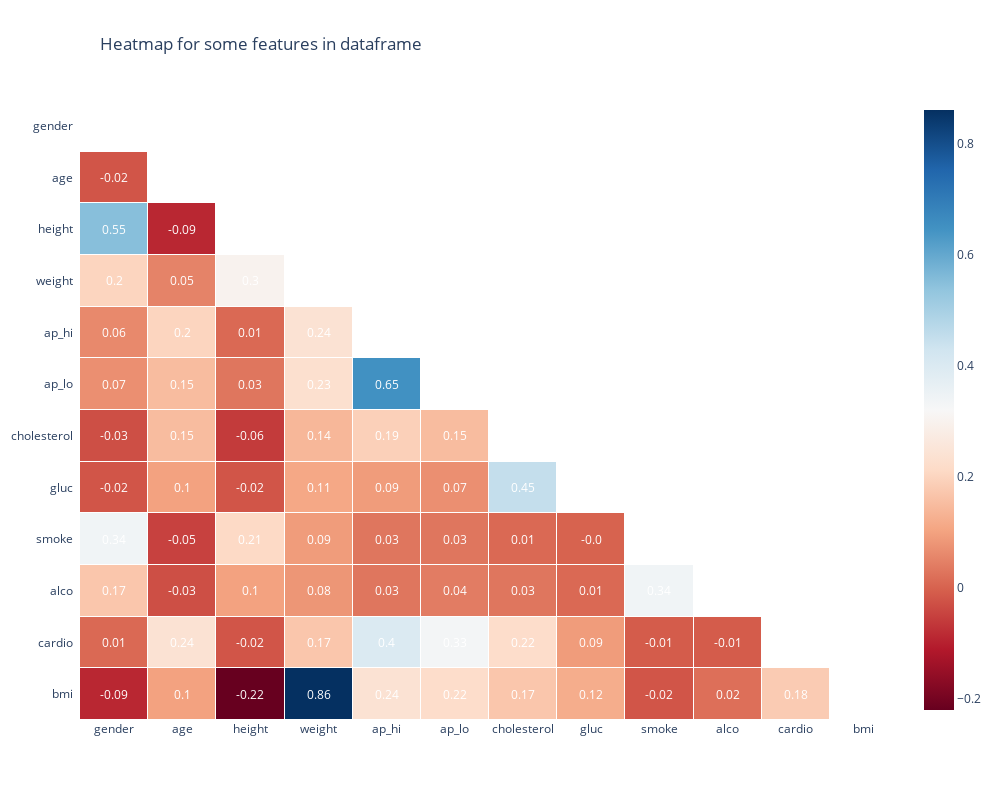

Notebook cell for this chart:
### Code cell
import numpy as np
import plotly.figure_factory as ff

columns = ['gender', 'age', 'height', 'weight', 'ap_hi', 'ap_lo', 'cholesterol', 'gluc', 'smoke', 'alco', 'cardio', 'bmi']

corr = cardio_dataset[columns].corr().round(2)
mask = np.triu(np.ones_like(corr, dtype=bool))
df_mask = corr.mask(mask)

fig = ff.create_annotated_heatmap(z=df_mask.to_numpy(), 
                                  x=df_mask.columns.tolist(),
                                  y=df_mask.columns.tolist(),
                                  colorscale=px.colors.diverging.RdBu,
                                  showscale=True, ygap=1, xgap=1
                                 )

fig.update_xaxes(side="bottom")

fig.update_layout(
    title_text='Heatmap for some features in dataframe', 
    title_x=0.1, 
    width=1000, 
    height=800,
    xaxis_showgrid=False,
    yaxis_showgrid=False,
    xaxis_zeroline=False,
    yaxis_zeroline=False,
    yaxis_autorange='reversed',
    template='plotly_white'
)

fig.show()

### Figure 1 — Plotly figure (JSON) as saved in the notebook; plotly's stock layout.template omitted (floating-point values rounded to 4 significant figures; data arrays with more than 128 entries replaced by an {"elided": "..."} marker saying what was removed)
{"data": [{"colorscale": [[0, "rgb(103,0,31)"], [0.1, "rgb(178,24,43)"], [0.2, "rgb(214,96,77)"], [0.3, "rgb(244,165,130)"], [0.4, "rgb(253,219,199)"], [0.5, "rgb(247,247,247)"], [0.6, "rgb(209,229,240)"], [0.7, "rgb(146,197,222)"], [0.8, "rgb(67,147,195)"], [0.9, "rgb(33,102,172)"], [1, "rgb(5,48,97)"]], "reversescale": false, "showscale": true, "type": "heatmap", "x": ["gender", "age", "height", "weight", "ap_hi", "ap_lo", "cholesterol", "gluc", "smoke", "alco", "cardio", "bmi"], "xgap": 1, "y": ["gender", "age", "height", "weight", "ap_hi", "ap_lo", "cholesterol", "gluc", "smoke", "alco", "cardio", "bmi"], "ygap": 1, "z": {"elided": "12x12 float values"}}], "layout": {"annotations": [{"font": {"color": "#FFFFFF"}, "showarrow": false, "text": "nan", "x": "gender", "xref": "x", "y": "gender", "yref": "y"}, {"font": {"color": "#FFFFFF"}, "showarrow": false, "text": "nan", "x": "age", "xref": "x", "y": "gender", "yref": "y"}, {"font": {"color": "#FFFFFF"}, "showarrow": false, "text": "nan", "x": "height", "xref": "x", "y": "gender", "yref": "y"}, {"font": {"color": "#FFFFFF"}, "showarrow": false, "text": "nan", "x": "weight", "xref": "x", "y": "gender", "yref": "y"}, {"font": {"color": "#FFFFFF"}, "showarrow": false, "text": "nan", "x": "ap_hi", "xref": "x", "y": "gender", "yref": "y"}, {"font": {"color": "#FFFFFF"}, "showarrow": false, "text": "nan", "x": "ap_lo", "xref": "x", "y": "gender", "yref": "y"}, {"font": {"color": "#FFFFFF"}, "showarrow": false, "text": "nan", "x": "cholesterol", "xref": "x", "y": "gender", "yref": "y"}, {"font": {"color": "#FFFFFF"}, "showarrow": false, "text": "nan", "x": "gluc", "xref": "x", "y": "gender", "yref": "y"}, {"font": {"color": "#FFFFFF"}, "showarrow": false, "text": "nan", "x": "smoke", "xref": "x", "y": "gender", "yref": "y"}, {"font": {"color": "#FFFFFF"}, "showarrow": false, "text": "nan", "x": "alco", "xref": "x", "y": "gender", "yref": "y"}, {"font": {"color": "#FFFFFF"}, "showarrow": false, "text": "nan", "x": "cardio", "xref": "x", "y": "gender", "yref": "y"}, {"font": {"color": "#FFFFFF"}, "showarrow": false, "text": "nan", "x": "bmi", "xref": "x", "y": "gender", "yref": "y"}, {"font": {"color": "#FFFFFF"}, "showarrow": false, "text": "-0.02", "x": "gender", "xref": "x", "y": "age", "yref": "y"}, {"font": {"color": "#FFFFFF"}, "showarrow": false, "text": "nan", "x": "age", "xref": "x", "y": "age", "yref": "y"}, {"font": {"color": "#FFFFFF"}, "showarrow": false, "text": "nan", "x": "height", "xref": "x", "y": "age", "yref": "y"}, {"font": {"color": "#FFFFFF"}, "showarrow": false, "text": "nan", "x": "weight", "xref": "x", "y": "age", "yref": "y"}, {"font": {"color": "#FFFFFF"}, "showarrow": false, "text": "nan", "x": "ap_hi", "xref": "x", "y": "age", "yref": "y"}, {"font": {"color": "#FFFFFF"}, "showarrow": false, "text": "nan", "x": "ap_lo", "xref": "x", "y": "age", "yref": "y"}, {"font": {"color": "#FFFFFF"}, "showarrow": false, "text": "nan", "x": "cholesterol", "xref": "x", "y": "age", "yref": "y"}, {"font": {"color": "#FFFFFF"}, "showarrow": false, "text": "nan", "x": "gluc", "xref": "x", "y": "age", "yref": "y"}, {"font": {"color": "#FFFFFF"}, "showarrow": false, "text": "nan", "x": "smoke", "xref": "x", "y": "age", "yref": "y"}, {"font": {"color": "#FFFFFF"}, "showarrow": false, "text": "nan", "x": "alco", "xref": "x", "y": "age", "yref": "y"}, {"font": {"color": "#FFFFFF"}, "showarrow": false, "text": "nan", "x": "cardio", "xref": "x", "y": "age", "yref": "y"}, {"font": {"color": "#FFFFFF"}, "showarrow": false, "text": "nan", "x": "bmi", "xref": "x", "y": "age", "yref": "y"}, {"font": {"color": "#FFFFFF"}, "showarrow": false, "text": "0.55", "x": "gender", "xref": "x", "y": "height", "yref": "y"}, {"font": {"color": "#FFFFFF"}, "showarrow": false, "text": "-0.09", "x": "age", "xref": "x", "y": "height", "yref": "y"}, {"font": {"color": "#FFFFFF"}, "showarrow": false, "text": "nan", "x": "height", "xref": "x", "y": "height", "yref": "y"}, {"font": {"color": "#FFFFFF"}, "showarrow": false, "text": "nan", "x": "weight", "xref": "x", "y": "height", "yref": "y"}, {"font": {"color": "#FFFFFF"}, "showarrow": false, "text": "nan", "x": "ap_hi", "xref": "x", "y": "height", "yref": "y"}, {"font": {"color": "#FFFFFF"}, "showarrow": false, "text": "nan", "x": "ap_lo", "xref": "x", "y": "height", "yref": "y"}, {"font": {"color": "#FFFFFF"}, "showarrow": false, "text": "nan", "x": "cholesterol", "xref": "x", "y": "height", "yref": "y"}, {"font": {"color": "#FFFFFF"}, "showarrow": false, "text": "nan", "x": "gluc", "xref": "x", "y": "height", "yref": "y"}, {"font": {"color": "#FFFFFF"}, "showarrow": false, "text": "nan", "x": "smoke", "xref": "x", "y": "height", "yref": "y"}, {"font": {"color": "#FFFFFF"}, "showarrow": false, "text": "nan", "x": "alco", "xref": "x", "y": "height", "yref": "y"}, {"font": {"color": "#FFFFFF"}, "showarrow": false, "text": "nan", "x": "cardio", "xref": "x", "y": "height", "yref": "y"}, {"font": {"color": "#FFFFFF"}, "showarrow": false, "text": "nan", "x": "bmi", "xref": "x", "y": "height", "yref": "y"}, {"font": {"color": "#FFFFFF"}, "showarrow": false, "text": "0.2", "x": "gender", "xref": "x", "y": "weight", "yref": "y"}, {"font": {"color": "#FFFFFF"}, "showarrow": false, "text": "0.05", "x": "age", "xref": "x", "y": "weight", "yref": "y"}, {"font": {"color": "#FFFFFF"}, "showarrow": false, "text": "0.3", "x": "height", "xref": "x", "y": "weight", "yref": "y"}, {"font": {"color": "#FFFFFF"}, "showarrow": false, "text": "nan", "x": "weight", "xref": "x", "y": "weight", "yref": "y"}, {"font": {"color": "#FFFFFF"}, "showarrow": false, "text": "nan", "x": "ap_hi", "xref": "x", "y": "weight", "yref": "y"}, {"font": {"color": "#FFFFFF"}, "showarrow": false, "text": "nan", "x": "ap_lo", "xref": "x", "y": "weight", "yref": "y"}, {"font": {"color": "#FFFFFF"}, "showarrow": false, "text": "nan", "x": "cholesterol", "xref": "x", "y": "weight", "yref": "y"}, {"font": {"color": "#FFFFFF"}, "showarrow": false, "text": "nan", "x": "gluc", "xref": "x", "y": "weight", "yref": "y"}, {"font": {"color": "#FFFFFF"}, "showarrow": false, "text": "nan", "x": "smoke", "xref": "x", "y": "weight", "yref": "y"}, {"font": {"color": "#FFFFFF"}, "showarrow": false, "text": "nan", "x": "alco", "xref": "x", "y": "weight", "yref": "y"}, {"font": {"color": "#FFFFFF"}, "showarrow": false, "text": "nan", "x": "cardio", "xref": "x", "y": "weight", "yref": "y"}, {"font": {"color": "#FFFFFF"}, "showarrow": false, "text": "nan", "x": "bmi", "xref": "x", "y": "weight", "yref": "y"}, {"font": {"color": "#FFFFFF"}, "showarrow": false, "text": "0.06", "x": "gender", "xref": "x", "y": "ap_hi", "yref": "y"}, {"font": {"color": "#FFFFFF"}, "showarrow": false, "text": "0.2", "x": "age", "xref": "x", "y": "ap_hi", "yref": "y"}, {"font": {"color": "#FFFFFF"}, "showarrow": false, "text": "0.01", "x": "height", "xref": "x", "y": "ap_hi", "yref": "y"}, {"font": {"color": "#FFFFFF"}, "showarrow": false, "text": "0.24", "x": "weight", "xref": "x", "y": "ap_hi", "yref": "y"}, {"font": {"color": "#FFFFFF"}, "showarrow": false, "text": "nan", "x": "ap_hi", "xref": "x", "y": "ap_hi", "yref": "y"}, {"font": {"color": "#FFFFFF"}, "showarrow": false, "text": "nan", "x": "ap_lo", "xref": "x", "y": "ap_hi", "yref": "y"}, {"font": {"color": "#FFFFFF"}, "showarrow": false, "text": "nan", "x": "cholesterol", "xref": "x", "y": "ap_hi", "yref": "y"}, {"font": {"color": "#FFFFFF"}, "showarrow": false, "text": "nan", "x": "gluc", "xref": "x", "y": "ap_hi", "yref": "y"}, {"font": {"color": "#FFFFFF"}, "showarrow": false, "text": "nan", "x": "smoke", "xref": "x", "y": "ap_hi", "yref": "y"}, {"font": {"color": "#FFFFFF"}, "showarrow": false, "text": "nan", "x": "alco", "xref": "x", "y": "ap_hi", "yref": "y"}, {"font": {"color": "#FFFFFF"}, "showarrow": false, "text": "nan", "x": "cardio", "xref": "x", "y": "ap_hi", "yref": "y"}, {"font": {"color": "#FFFFFF"}, "showarrow": false, "text": "nan", "x": "bmi", "xref": "x", "y": "ap_hi", "yref": "y"}, {"font": {"color": "#FFFFFF"}, "showarrow": false, "text": "0.07", "x": "gender", "xref": "x", "y": "ap_lo", "yref": "y"}, {"font": {"color": "#FFFFFF"}, "showarrow": false, "text": "0.15", "x": "age", "xref": "x", "y": "ap_lo", "yref": "y"}, {"font": {"color": "#FFFFFF"}, "showarrow": false, "text": "0.03", "x": "height", "xref": "x", "y": "ap_lo", "yref": "y"}, {"font": {"color": "#FFFFFF"}, "showarrow": false, "text": "0.23", "x": "weight", "xref": "x", "y": "ap_lo", "yref": "y"}, {"font": {"color": "#FFFFFF"}, "showarrow": false, "text": "0.65", "x": "ap_hi", "xref": "x", "y": "ap_lo", "yref": "y"}, {"font": {"color": "#FFFFFF"}, "showarrow": false, "text": "nan", "x": "ap_lo", "xref": "x", "y": "ap_lo", "yref": "y"}, {"font": {"color": "#FFFFFF"}, "showarrow": false, "text": "nan", "x": "cholesterol", "xref": "x", "y": "ap_lo", "yref": "y"}, {"font": {"color": "#FFFFFF"}, "showarrow": false, "text": "nan", "x": "gluc", "xref": "x", "y": "ap_lo", "yref": "y"}, {"font": {"color": "#FFFFFF"}, "showarrow": false, "text": "nan", "x": "smoke", "xref": "x", "y": "ap_lo", "yref": "y"}, {"font": {"color": "#FFFFFF"}, "showarrow": false, "text": "nan", "x": "alco", "xref": "x", "y": "ap_lo", "yref": "y"}, {"font": {"color": "#FFFFFF"}, "showarrow": false, "text": "nan", "x": "cardio", "xref": "x", "y": "ap_lo", "yref": "y"}, {"font": {"color": "#FFFFFF"}, "showarrow": false, "text": "nan", "x": "bmi", "xref": "x", "y": "ap_lo", "yref": "y"}, {"font": {"color": "#FFFFFF"}, "showarrow": false, "text": "-0.03", "x": "gender", "xref": "x", "y": "cholesterol", "yref": "y"}, {"font": {"color": "#FFFFFF"}, "showarrow": false, "text": "0.15", "x": "age", "xref": "x", "y": "cholesterol", "yref": "y"}, {"font": {"color": "#FFFFFF"}, "showarrow": false, "text": "-0.06", "x": "height", "xref": "x", "y": "cholesterol", "yref": "y"}, {"font": {"color": "#FFFFFF"}, "showarrow": false, "text": "0.14", "x": "weight", "xref": "x", "y": "cholesterol", "yref": "y"}, {"font": {"color": "#FFFFFF"}, "showarrow": false, "text": "0.19", "x": "ap_hi", "xref": "x", "y": "cholesterol", "yref": "y"}, {"font": {"color": "#FFFFFF"}, "showarrow": false, "text": "0.15", "x": "ap_lo", "xref": "x", "y": "cholesterol", "yref": "y"}, {"font": {"color": "#FFFFFF"}, "showarrow": false, "text": "nan", "x": "cholesterol", "xref": "x", "y": "cholesterol", "yref": "y"}, {"font": {"color": "#FFFFFF"}, "showarrow": false, "text": "nan", "x": "gluc", "xref": "x", "y": "cholesterol", "yref": "y"}, {"font": {"color": "#FFFFFF"}, "showarrow": false, "text": "nan", "x": "smoke", "xref": "x", "y": "cholesterol", "yref": "y"}, {"font": {"color": "#FFFFFF"}, "showarrow": false, "text": "nan", "x": "alco", "xref": "x", "y": "cholesterol", "yref": "y"}, {"font": {"color": "#FFFFFF"}, "showarrow": false, "text": "nan", "x": "cardio", "xref": "x", "y": "cholesterol", "yref": "y"}, {"font": {"color": "#FFFFFF"}, "showarrow": false, "text": "nan", "x": "bmi", "xref": "x", "y": "cholesterol", "yref": "y"}, {"font": {"color": "#FFFFFF"}, "showarrow": false, "text": "-0.02", "x": "gender", "xref": "x", "y": "gluc", "yref": "y"}, {"font": {"color": "#FFFFFF"}, "showarrow": false, "text": "0.1", "x": "age", "xref": "x", "y": "gluc", "yref": "y"}, {"font": {"color": "#FFFFFF"}, "showarrow": false, "text": "-0.02", "x": "height", "xref": "x", "y": "gluc", "yref": "y"}, {"font": {"color": "#FFFFFF"}, "showarrow": false, "text": "0.11", "x": "weight", "xref": "x", "y": "gluc", "yref": "y"}, {"font": {"color": "#FFFFFF"}, "showarrow": false, "text": "0.09", "x": "ap_hi", "xref": "x", "y": "gluc", "yref": "y"}, {"font": {"color": "#FFFFFF"}, "showarrow": false, "text": "0.07", "x": "ap_lo", "xref": "x", "y": "gluc", "yref": "y"}, {"font": {"color": "#FFFFFF"}, "showarrow": false, "text": "0.45", "x": "cholesterol", "xref": "x", "y": "gluc", "yref": "y"}, {"font": {"color": "#FFFFFF"}, "showarrow": false, "text": "nan", "x": "gluc", "xref": "x", "y": "gluc", "yref": "y"}, {"font": {"color": "#FFFFFF"}, "showarrow": false, "text": "nan", "x": "smoke", "xref": "x", "y": "gluc", "yref": "y"}, {"font": {"color": "#FFFFFF"}, "showarrow": false, "text": "nan", "x": "alco", "xref": "x", "y": "gluc", "yref": "y"}, {"font": {"color": "#FFFFFF"}, "showarrow": false, "text": "nan", "x": "cardio", "xref": "x", "y": "gluc", "yref": "y"}, {"font": {"color": "#FFFFFF"}, "showarrow": false, "text": "nan", "x": "bmi", "xref": "x", "y": "gluc", "yref": "y"}, {"font": {"color": "#FFFFFF"}, "showarrow": false, "text": "0.34", "x": "gender", "xref": "x", "y": "smoke", "yref": "y"}, {"font": {"color": "#FFFFFF"}, "showarrow": false, "text": "-0.05", "x": "age", "xref": "x", "y": "smoke", "yref": "y"}, {"font": {"color": "#FFFFFF"}, "showarrow": false, "text": "0.21", "x": "height", "xref": "x", "y": "smoke", "yref": "y"}, {"font": {"color": "#FFFFFF"}, "showarrow": false, "text": "0.09", "x": "weight", "xref": "x", "y": "smoke", "yref": "y"}, {"font": {"color": "#FFFFFF"}, "showarrow": false, "text": "0.03", "x": "ap_hi", "xref": "x", "y": "smoke", "yref": "y"}, {"font": {"color": "#FFFFFF"}, "showarrow": false, "text": "0.03", "x": "ap_lo", "xref": "x", "y": "smoke", "yref": "y"}, {"font": {"color": "#FFFFFF"}, "showarrow": false, "text": "0.01", "x": "cholesterol", "xref": "x", "y": "smoke", "yref": "y"}, {"font": {"color": "#FFFFFF"}, "showarrow": false, "text": "-0.0", "x": "gluc", "xref": "x", "y": "smoke", "yref": "y"}, {"font": {"color": "#FFFFFF"}, "showarrow": false, "text": "nan", "x": "smoke", "xref": "x", "y": "smoke", "yref": "y"}, {"font": {"color": "#FFFFFF"}, "showarrow": false, "text": "nan", "x": "alco", "xref": "x", "y": "smoke", "yref": "y"}, {"font": {"color": "#FFFFFF"}, "showarrow": false, "text": "nan", "x": "cardio", "xref": "x", "y": "smoke", "yref": "y"}, {"font": {"color": "#FFFFFF"}, "showarrow": false, "text": "nan", "x": "bmi", "xref": "x", "y": "smoke", "yref": "y"}, {"font": {"color": "#FFFFFF"}, "showarrow": false, "text": "0.17", "x": "gender", "xref": "x", "y": "alco", "yref": "y"}, {"font": {"color": "#FFFFFF"}, "showarrow": false, "text": "-0.03", "x": "age", "xref": "x", "y": "alco", "yref": "y"}, {"font": {"color": "#FFFFFF"}, "showarrow": false, "text": "0.1", "x": "height", "xref": "x", "y": "alco", "yref": "y"}, {"font": {"color": "#FFFFFF"}, "showarrow": false, "text": "0.08", "x": "weight", "xref": "x", "y": "alco", "yref": "y"}, {"font": {"color": "#FFFFFF"}, "showarrow": false, "text": "0.03", "x": "ap_hi", "xref": "x", "y": "alco", "yref": "y"}, {"font": {"color": "#FFFFFF"}, "showarrow": false, "text": "0.04", "x": "ap_lo", "xref": "x", "y": "alco", "yref": "y"}, {"font": {"color": "#FFFFFF"}, "showarrow": false, "text": "0.03", "x": "cholesterol", "xref": "x", "y": "alco", "yref": "y"}, {"font": {"color": "#FFFFFF"}, "showarrow": false, "text": "0.01", "x": "gluc", "xref": "x", "y": "alco", "yref": "y"}, {"font": {"color": "#FFFFFF"}, "showarrow": false, "text": "0.34", "x": "smoke", "xref": "x", "y": "alco", "yref": "y"}, {"font": {"color": "#FFFFFF"}, "showarrow": false, "text": "nan", "x": "alco", "xref": "x", "y": "alco", "yref": "y"}, {"font": {"color": "#FFFFFF"}, "showarrow": false, "text": "nan", "x": "cardio", "xref": "x", "y": "alco", "yref": "y"}, {"font": {"color": "#FFFFFF"}, "showarrow": false, "text": "nan", "x": "bmi", "xref": "x", "y": "alco", "yref": "y"}, {"font": {"color": "#FFFFFF"}, "showarrow": false, "text": "0.01", "x": "gender", "xref": "x", "y": "cardio", "yref": "y"}, {"font": {"color": "#FFFFFF"}, "showarrow": false, "text": "0.24", "x": "age", "xref": "x", "y": "cardio", "yref": "y"}, {"font": {"color": "#FFFFFF"}, "showarrow": false, "text": "-0.02", "x": "height", "xref": "x", "y": "cardio", "yref": "y"}, {"font": {"color": "#FFFFFF"}, "showarrow": false, "text": "0.17", "x": "weight", "xref": "x", "y": "cardio", "yref": "y"}, {"font": {"color": "#FFFFFF"}, "showarrow": false, "text": "0.4", "x": "ap_hi", "xref": "x", "y": "cardio", "yref": "y"}, {"font": {"color": "#FFFFFF"}, "showarrow": false, "text": "0.33", "x": "ap_lo", "xref": "x", "y": "cardio", "yref": "y"}, {"font": {"color": "#FFFFFF"}, "showarrow": false, "text": "0.22", "x": "cholesterol", "xref": "x", "y": "cardio", "yref": "y"}, {"font": {"color": "#FFFFFF"}, "showarrow": false, "text": "0.09", "x": "gluc", "xref": "x", "y": "cardio", "yref": "y"}, {"font": {"color": "#FFFFFF"}, "showarrow": false, "text": "-0.01", "x": "smoke", "xref": "x", "y": "cardio", "yref": "y"}, {"font": {"color": "#FFFFFF"}, "showarrow": false, "text": "-0.01", "x": "alco", "xref": "x", "y": "cardio", "yref": "y"}, {"font": {"color": "#FFFFFF"}, "showarrow": false, "text": "nan", "x": "cardio", "xref": "x", "y": "cardio", "yref": "y"}, {"font": {"color": "#FFFFFF"}, "showarrow": false, "text": "nan", "x": "bmi", "xref": "x", "y": "cardio", "yref": "y"}, {"font": {"color": "#FFFFFF"}, "showarrow": false, "text": "-0.09", "x": "gender", "xref": "x", "y": "bmi", "yref": "y"}, {"font": {"color": "#FFFFFF"}, "showarrow": false, "text": "0.1", "x": "age", "xref": "x", "y": "bmi", "yref": "y"}, {"font": {"color": "#FFFFFF"}, "showarrow": false, "text": "-0.22", "x": "height", "xref": "x", "y": "bmi", "yref": "y"}, {"font": {"color": "#FFFFFF"}, "showarrow": false, "text": "0.86", "x": "weight", "xref": "x", "y": "bmi", "yref": "y"}, {"font": {"color": "#FFFFFF"}, "showarrow": false, "text": "0.24", "x": "ap_hi", "xref": "x", "y": "bmi", "yref": "y"}, {"font": {"color": "#FFFFFF"}, "showarrow": false, "text": "0.22", "x": "ap_lo", "xref": "x", "y": "bmi", "yref": "y"}, {"font": {"color": "#FFFFFF"}, "showarrow": false, "text": "0.17", "x": "cholesterol", "xref": "x", "y": "bmi", "yref": "y"}, {"font": {"color": "#FFFFFF"}, "showarrow": false, "text": "0.12", "x": "gluc", "xref": "x", "y": "bmi", "yref": "y"}, {"font": {"color": "#FFFFFF"}, "showarrow": false, "text": "-0.02", "x": "smoke", "xref": "x", "y": "bmi", "yref": "y"}, {"font": {"color": "#FFFFFF"}, "showarrow": false, "text": "0.02", "x": "alco", "xref": "x", "y": "bmi", "yref": "y"}, {"font": {"color": "#FFFFFF"}, "showarrow": false, "text": "0.18", "x": "cardio", "xref": "x", "y": "bmi", "yref": "y"}, {"font": {"color": "#FFFFFF"}, "showarrow": false, "text": "nan", "x": "bmi", "xref": "x", "y": "bmi", "yref": "y"}], "height": 800, "title": {"text": "Heatmap for some features in dataframe", "x": 0.1}, "width": 1000, "xaxis": {"dtick": 1, "gridcolor": "rgb(0, 0, 0)", "showgrid": false, "side": "bottom", "ticks": "", "zeroline": false}, "yaxis": {"autorange": "reversed", "dtick": 1, "showgrid": false, "ticks": "", "ticksuffix": "  ", "zeroline": false}}}
